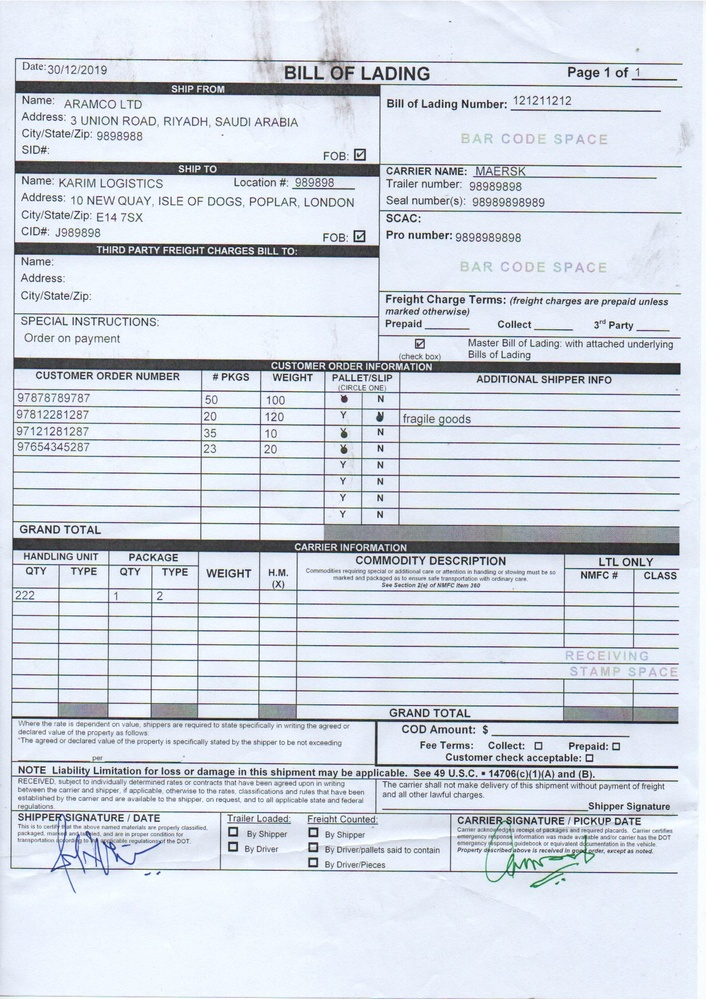
#> input picture data/Bill_of_lading.jpg, 706 x 999 px, shrunk from 1240 x 1753 before the run
$ python eydoclines.py --image data/Bill_of_lading.jpg --output out.png
#> lines starting #> are read from the running program, lines starting #| are printed output that depends on the picture; after the words box and inside, x2 and y2 are one past the last pixel; in counts of white or black regions, pixels touching at a corner belong together
### Bills.py
'''
    Class Bill

    A Bill is a document scan of a bill or an invoice

    Author: Rashed Karim
    Year: 2019

'''

import imutils
import numpy as np
import pandas as pd
import cv2
import os
import math
import random
import string


class Bills:
    image_transform = -1

    def __init__(self, path_to_file):
#> called with path_to_file = 'data/Bill_of_lading.jpg'
        self.path_to_file = path_to_file
        # load the image from disk
        self.image = cv2.imread(self.path_to_file)
#> self.image is the input picture: shape (999, 706, 3); mean B, G, R 226.5, 217.1, 211
        self.line_image = self.image.copy()
        self.align_image = self.image.copy()

    # [16 lines left out: function transform_doc, not called in this run]


    def write_doc(self, which_doc, write_path):
        if which_doc == 'transform':
            cv2.imwrite(write_path, self.image_transform)

        elif which_doc == 'line_detect':
            cv2.imwrite(write_path, self.line_image)

        elif which_doc == 'alignment':
            cv2.imwrite(write_path, self.align_image)

    '''
        Rotates the document at multiple angles, and
        writes each rotates image to file
    '''
    # [11 lines left out: function transform_doc_batch_angles, not called in this run]

    # https://stackoverflow.com/questions/37487758/how-to-add-an-id-to-filename-before-extension
    def append_num_to_filename(self, filename, num):
        name, ext = os.path.splitext(filename)
        return "{name}_{uid}{ext}".format(name=name, uid=num, ext=ext)

    # https://stackoverflow.com/questions/33322488/how-to-change-image-illumination-in-opencv-python
    # [7 lines left out: function adjust_gamma, not called in this run]

    '''
        Detect and draw lines
    '''
    def detect_lines(self, only_lines=0):
        # https://stackoverflow.com/questions/45322630/how-to-detect-lines-in-opencv

        # Color to grey-level conversion
#> called with only_lines = 0
        gray = cv2.cvtColor(self.image, cv2.COLOR_BGR2GRAY)

        kernel_size = 5
        blur_gray = cv2.GaussianBlur(gray, (kernel_size, kernel_size), 0)
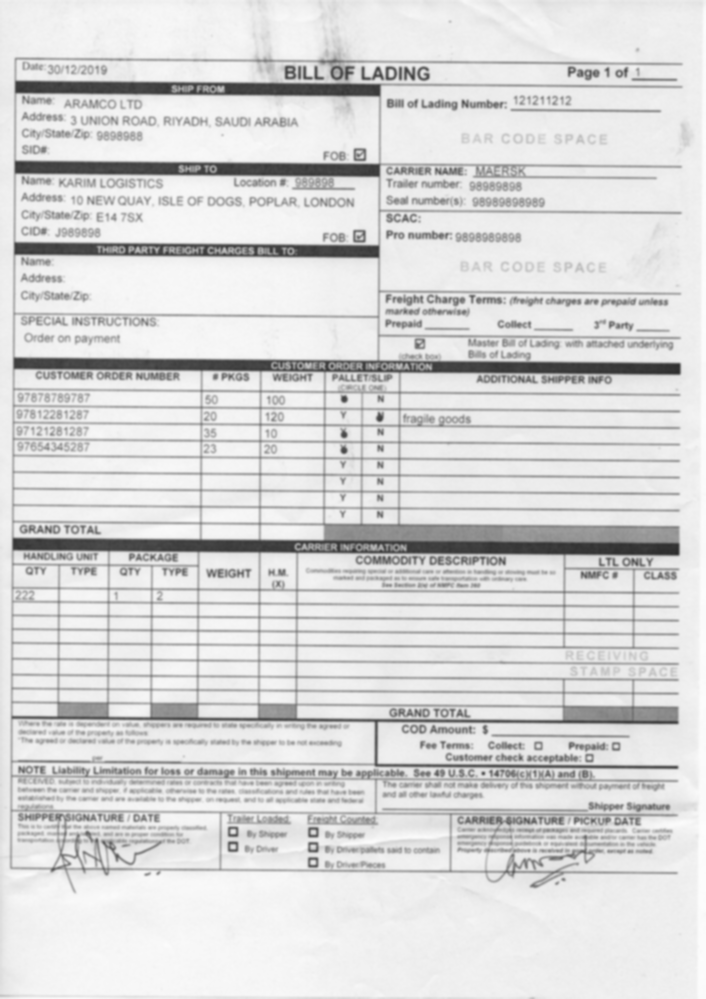
#> blur_gray: shape (999, 706); min 44, max 253, mean 216.5

        # Edge detection
        low_threshold = 50
        high_threshold = 150
        edges = cv2.Canny(blur_gray, low_threshold, high_threshold)
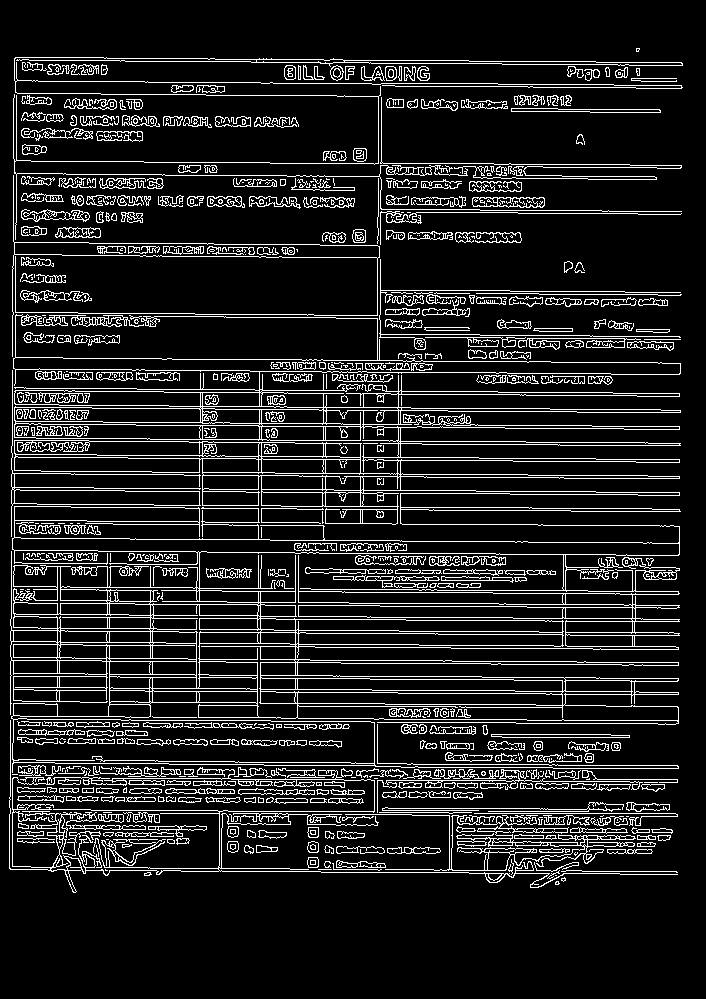
#> edges: shape (999, 706); 12.1% white in thin lines or dots, all inside (x1, y1, x2, y2) = (9, 48, 683, 893)

        # Line detection
        rho = 1  # distance resolution in pixels of the Hough grid
        theta = np.pi / 180  # angular resolution in radians of the Hough grid
        threshold = 15  # minimum number of votes (intersections in Hough grid cell)
        min_line_length = 100  # minimum number of pixels making up a line
        max_line_gap = 20  # maximum gap in pixels between connectable line segments

        if only_lines == 1:
            self.line_image = np.copy(self.image) * 0  # creating a blank to draw lines on


        # Run Hough on edge detected image
        # Output "lines" is an array containing endpoints of detected line segments
        lines = cv2.HoughLinesP(edges, rho, theta, threshold, np.array([]),
                                min_line_length, max_line_gap)
#> lines = 500 rows, first 6: [184, 359, 394, 722], [9, 867, 460, 290], [141, 358, 540, 786], [474, 813, 675, 813], [344, 780, 542, 780], [35, 842, 74, 291]

        for line in lines:
            for x1, y1, x2, y2 in line:
                cv2.line(self.line_image, (x1, y1), (x2, y2), (255, 0, 0), 5)
#> this loop made 500 passes
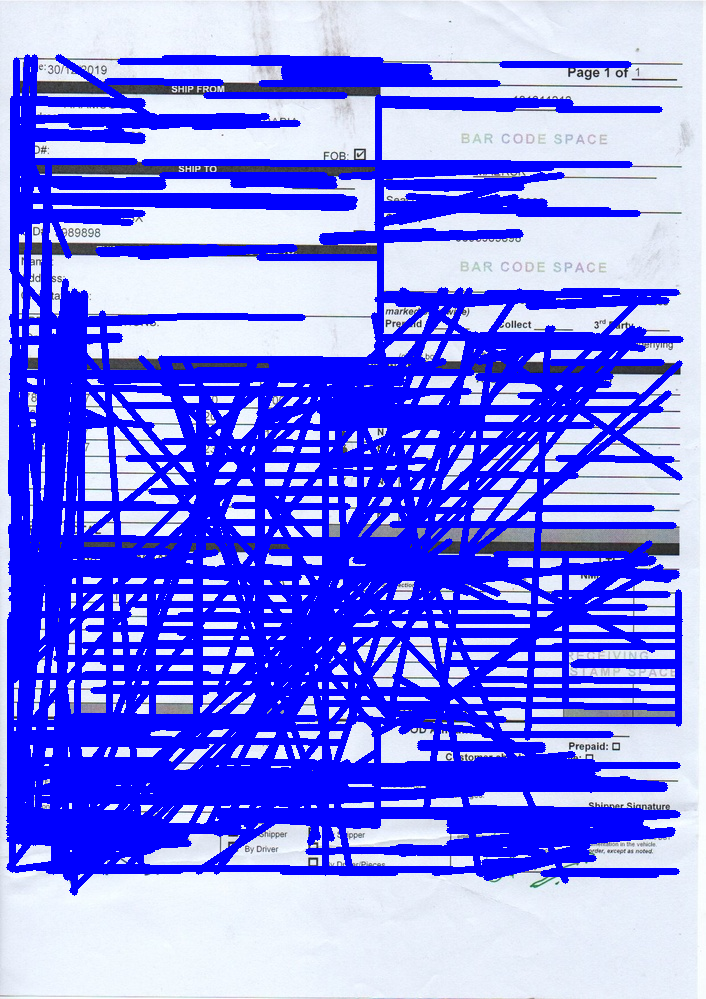
#> self.line_image: shape (999, 706, 3); mean B, G, R 246.6, 125, 121.6

        # Draw the lines on the  image
        lines_edges = cv2.addWeighted(self.image, 0.8, self.line_image, 1, 0)
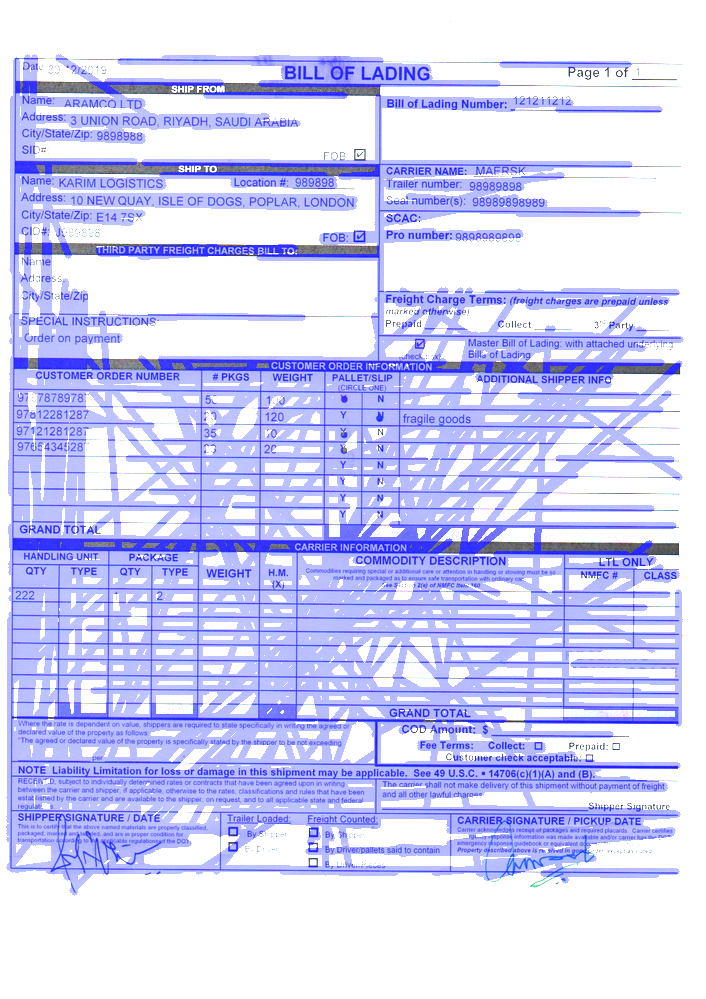
#> lines_edges: shape (999, 706, 3); mean B, G, R 252.4, 209.6, 207.4

        return self.line_image


    '''
        Alignment of images using ORB features
    '''
    # [59 lines left out: function align_orb, not called in this run]
        #return im1Reg, h

### eydoclines.py
'''
    Test Stub for Detecting Lines in Document

    Author: Rashed Karim
    Year: 2019

'''

import argparse
import os

import cv2
import re

# construct the argument parse and parse the arguments
from Bills import Bills


# https://stackoverflow.com/questions/37487758/how-to-add-an-id-to-filename-before-extension
def append_str_to_filename(filename, str_append):
    name, ext = os.path.splitext(filename)
    return "{name}_{uid}{ext}".format(name=name, uid=str_append, ext=ext)

ap = argparse.ArgumentParser()
ap.add_argument("-i", "--image", required=True,
                help="path to the doc image")
ap.add_argument("-o", "--output", required=True,
                help="output doc file to writee")
#ap.add_argument('--batch', type=parseNumList, required=False, help='Perform multiple different rotations in a range')

args = vars(ap.parse_args())
input_doc_path = args["image"]
output_doc_path = args["output"]

bill = Bills(input_doc_path)

line_img = bill.detect_lines(0)
cv2.imshow("Detected lines in red", line_img)

bill.write_doc('line_detect', append_str_to_filename(output_doc_path, 'line_detect'))
